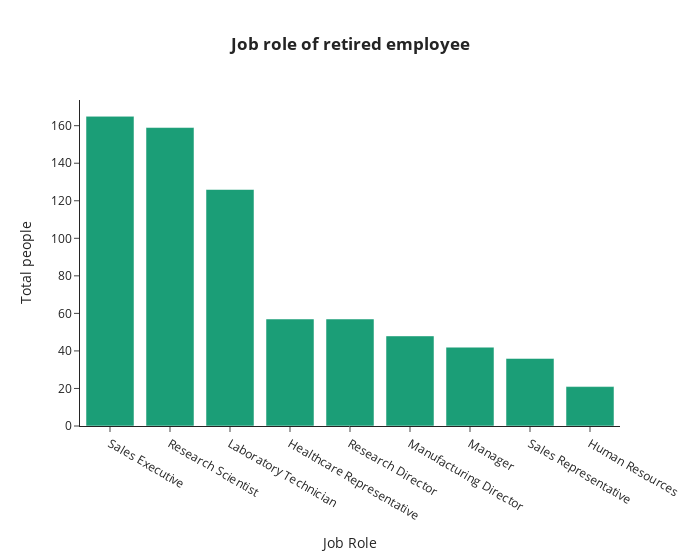

The cell this chart's notebook holds for it:
### Code cell
#¿Cuál es el rol en la compañia en el que más personas se retiraron?
df_GR = pd.merge(df_retirement, df_general, how = 'left', on = 'EmployeeID')
base = df_GR.groupby(['JobRole'])[['Attrition']].count().sort_values('Attrition', ascending= False).rename(columns={'Attrition': 'TotalPeople'}).reset_index()

fig = px.bar(base, x = 'JobRole', y='TotalPeople',
             title= '<b>Job role of retired employee<b>',
             color_discrete_sequence=px.colors.qualitative.Dark2, width = 700)

fig.update_layout(
    xaxis_title = 'Job Role',
    yaxis_title = 'Total people',
    template = 'simple_white',
    title_x = 0.5)

fig.show()

### Figure 1 — Plotly figure (JSON) as saved in the notebook; plotly's stock layout.template omitted (floating-point values rounded to 4 significant figures)
{"data": [{"alignmentgroup": "True", "hovertemplate": "JobRole=%{x}<br>TotalPeople=%{y}<extra></extra>", "legendgroup": "", "marker": {"color": "rgb(27,158,119)", "pattern": {"shape": ""}}, "name": "", "offsetgroup": "", "orientation": "v", "showlegend": false, "textposition": "auto", "type": "bar", "x": ["Sales Executive", "Research Scientist", "Laboratory Technician", "Healthcare Representative", "Research Director", "Manufacturing Director", "Manager", "Sales Representative", "Human Resources"], "xaxis": "x", "y": [165, 159, 126, 57, 57, 48, 42, 36, 21], "yaxis": "y"}], "layout": {"barmode": "relative", "legend": {"tracegroupgap": 0}, "title": {"text": "<b>Job role of retired employee<b>", "x": 0.5}, "width": 700, "xaxis": {"anchor": "y", "domain": [0, 1], "title": {"text": "Job Role"}}, "yaxis": {"anchor": "x", "domain": [0, 1], "title": {"text": "Total people"}}}}
